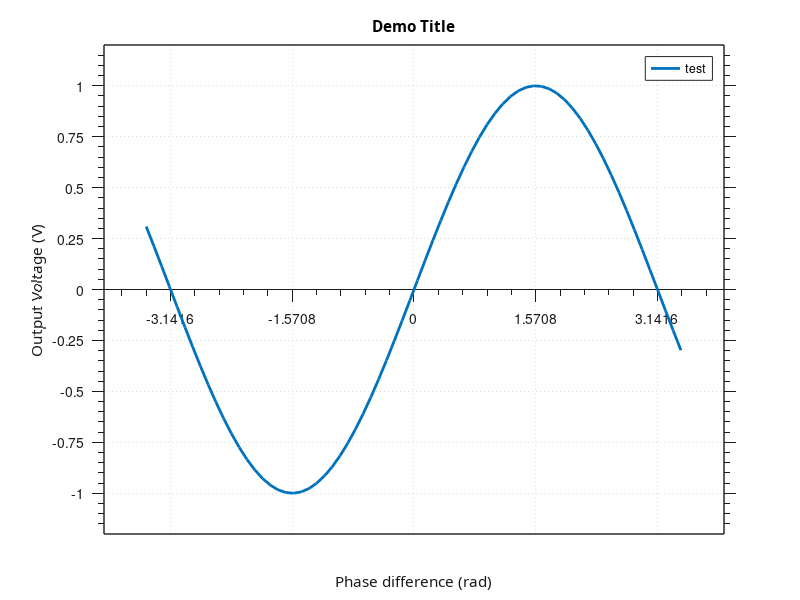

The MATLAB script that drew this image:
clc;
clear all;


X = -1.1*pi:0.1:1.1*pi;
Y = 1*sin(X);


plot = plot(X, Y);



set(plot,'LineWidth',2);

 
hTitle  = title ('Demo Title');
hYLabel = ylabel('Output Voltage (V)');
hXLabel = xlabel('Phase difference (rad)');

 
hLegend = legend([plot],'test');

%set( gca                       , ...
%    'FontName'   , 'Helvetica' );

set([hTitle, hXLabel, hYLabel], ...
    'FontName'   , 'ComicSans');

%set([hLegend, gca]             , ...
%    'FontSize'   , 8           );

%set([hXLabel, hYLabel]  , ...
%    'FontSize'   , 10          );

%set( hTitle                    , ...
%    'FontSize'   , 12          , ...
%    'FontWeight' , 'bold'      );


set(gcf, ...
    'Color'     ,[1 1 1]    , ...
    'Position'  ,[500 400 800 400]);


set(gca, ...
  'Box'         , 'off'     , ...
  'TickDir'     , 'out'     , ...
  'TickLength'  , [.02 .02] , ...
  'XMinorTick'  , 'on'      , ...
  'YMinorTick'  , 'on'      , ...
  'YGrid'       , 'on'      , ...
  'XGrid'       , 'on'      , ...
  'GridLineStyle', ':'     , ...
  'XColor'      , [.1 .1 .1], ...
  'YColor'      , [.1 .1 .1], ...
  'GridColor'   , [0.1 0.1 0.1], ...
  'YLim'        , [-1.2, 1.2], ...
  'YTick'       , -1:0.25:1, ...
  'XTick'       , -2*pi:pi/2:2*pi, ...
  'LineWidth'   , 1         ,   ...
  'XAxisLocation', 'origin',    ...
  'Box'         , 'on');


exportgraphics(gcf,'test2.tif','Resolution',300)

%saveas(gcf,'Test', 'tiff');

